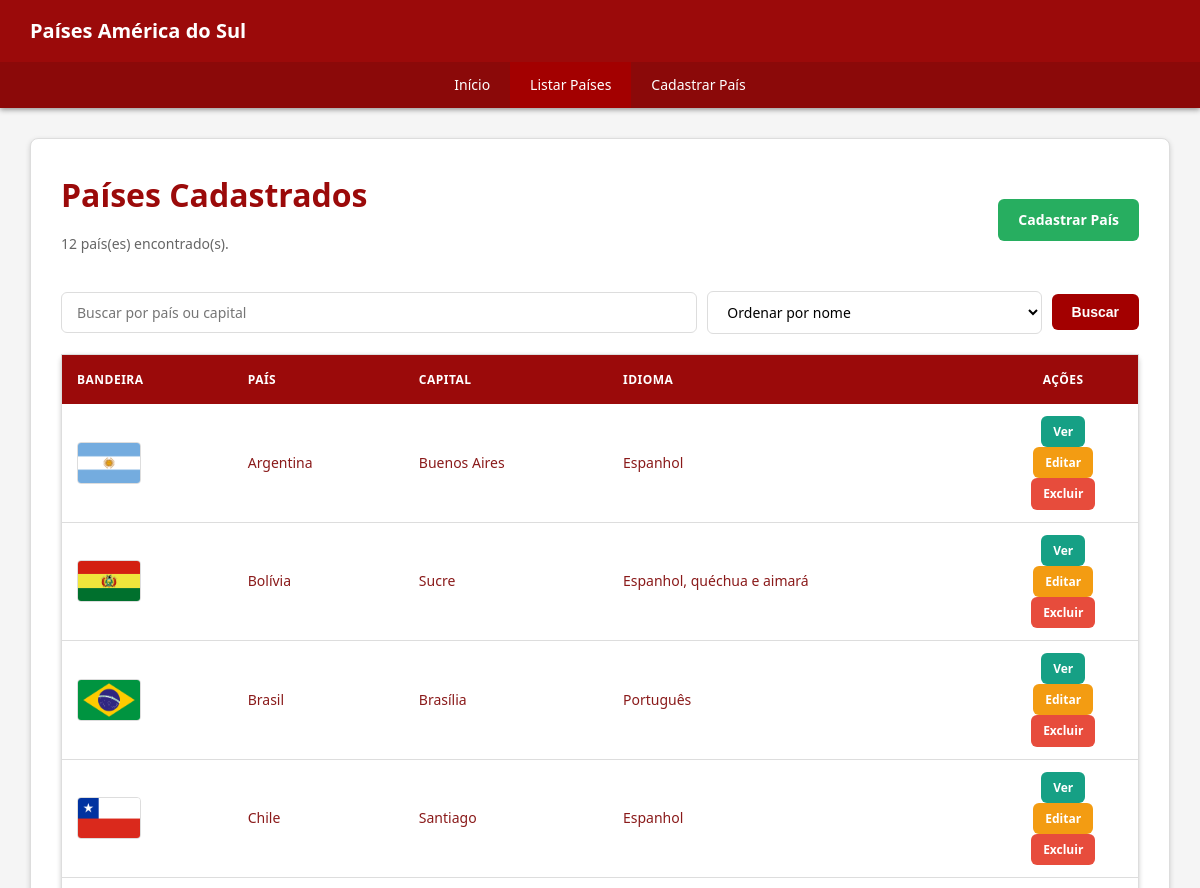
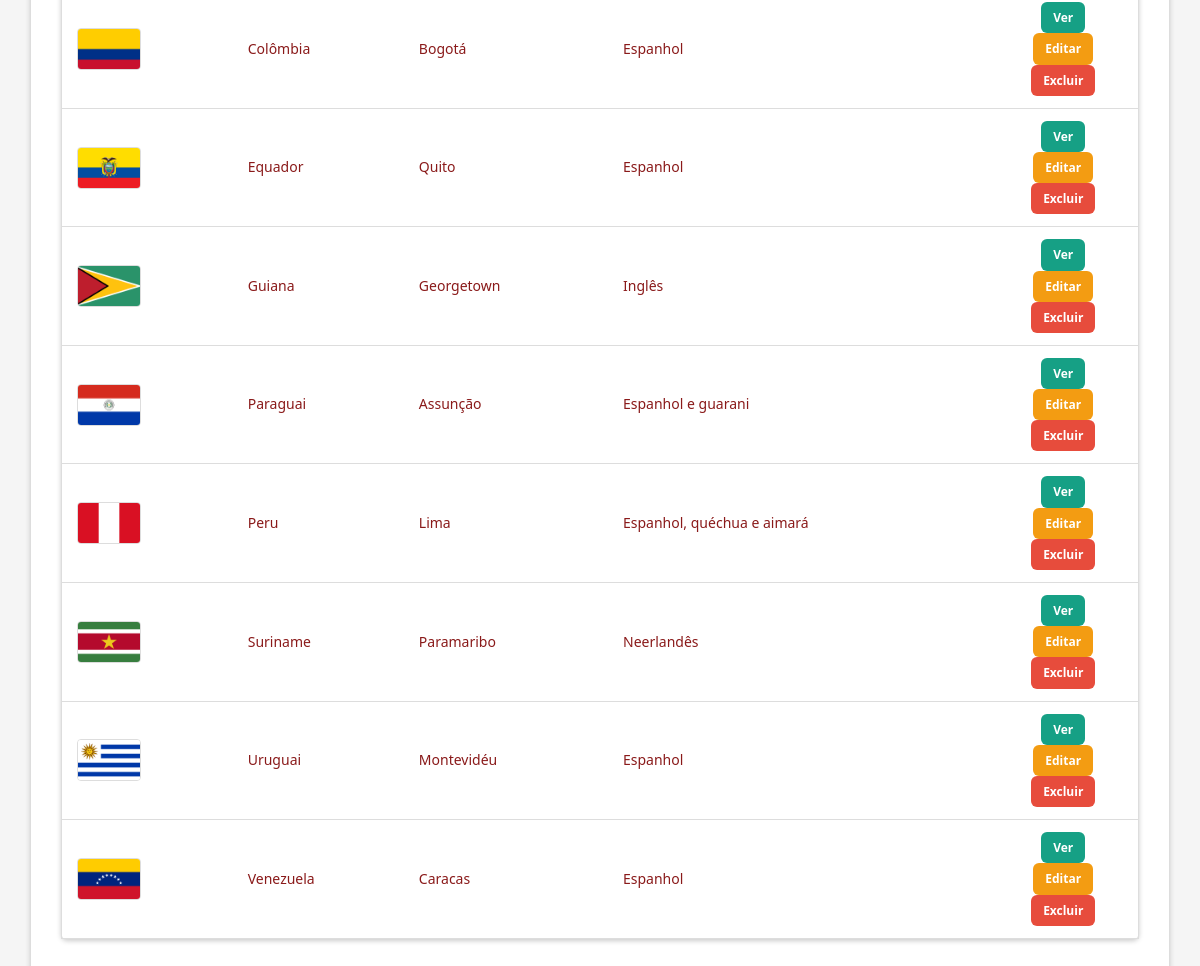
Page /listar_pais.php on the committed database (2 pictures, top to bottom).
### tables this page shows
CREATE TABLE IF NOT EXISTS paises (
    id INT UNSIGNED AUTO_INCREMENT PRIMARY KEY,
    nome VARCHAR(100) NOT NULL UNIQUE,
    capital VARCHAR(100) NOT NULL,
    idioma VARCHAR(100) NOT NULL,
    moeda VARCHAR(100) NOT NULL,
    populacao VARCHAR(100) NOT NULL,
    area VARCHAR(100) NOT NULL,
    presidente VARCHAR(100) NOT NULL,
    idh DECIMAL(4,3) NOT NULL,
    pib VARCHAR(100) NOT NULL,
    educacao VARCHAR(100) NOT NULL,
    seguranca VARCHAR(100) NOT NULL,
    saude VARCHAR(100) NOT NULL,
    descricao TEXT NOT NULL,
    bandeira VARCHAR(255) NOT NULL,
    criado_em TIMESTAMP DEFAULT CURRENT_TIMESTAMP,
    atualizado_em TIMESTAMP DEFAULT CURRENT_TIMESTAMP ON UPDATE CURRENT_TIMESTAMP
);

### listar_pais.php (the view, shortened to what this page needs)
<?php
require 'conexao.php';
$busca = trim($_GET['busca'] ?? '');
$ordem = ($_GET['ordem'] ?? 'nome') === 'id' ? 'id' : 'nome';
$sql = 'SELECT * FROM paises';
$params = [];
$sql .= " ORDER BY $ordem ASC";
$stmt = $pdo->prepare($sql); $stmt->execute($params); $paises = $stmt->fetchAll();
$paginaAtual = 'listar_pais.php'; require 'menu.php';
?>
<main class="container">
    <section class="secao">
        <div class="titulo-linha"><div><h1>Países Cadastrados</h1><p><?= count($paises) ?> país(es) encontrado(s).</p></div><a class="btn btn-sucesso" href="cadastrar_pais.php">Cadastrar País</a></div>
        <form class="filtros" method="get">
            <input type="text" name="busca" value="<?= htmlspecialchars($busca) ?>" placeholder="Buscar por país ou capital">
            <select name="ordem"><option value="nome">Ordenar por nome</option><option value="id" <?= $ordem === 'id' ? 'selected' : '' ?>>Ordem de cadastro</option></select>
            <button class="btn btn-primario" type="submit">Buscar</button>
        </form>
        <?php if (!$paises): ?><div class="alerta alerta-info">Nenhum país encontrado. <a href="cadastrar_pais.php">Cadastre o primeiro país.</a></div>
        <?php else: ?><div class="tabela-responsiva"><table><thead><tr><th>Bandeira</th><th>País</th><th>Capital</th><th>Idioma</th><th class="coluna-acoes">Ações</th></tr></thead><tbody>
            <?php foreach ($paises as $pais): ?><tr>
                <td><img class="bandeira-mini" src="imagens/<?= rawurlencode($pais['bandeira']) ?>" alt="Bandeira de <?= htmlspecialchars($pais['nome']) ?>"></td>
                <td><?= htmlspecialchars($pais['nome']) ?></td><td><?= htmlspecialchars($pais['capital']) ?></td><td><?= htmlspecialchars($pais['idioma']) ?></td>
                <td class="coluna-acoes"><a class="btn btn-info btn-pequeno" href="detalhes.php?id=<?= $pais['id'] ?>">Ver</a><a class="btn btn-alerta btn-pequeno" href="editar_pais.php?id=<?= $pais['id'] ?>">Editar</a><a class="btn btn-perigo btn-pequeno" href="excluir_pais.php?id=<?= $pais['id'] ?>">Excluir</a></td>
            </tr><?php endforeach; ?>
        </tbody></table></div><?php endif; ?>
    </section>
</main>
</body></html>

### css/style.css (style rules this page uses)
:root { --cor-primaria: #9b0a0a; --cor-secundaria: #a30000; --cor-sucesso: #27ae60; --cor-alerta: #f39c12; --cor-perigo: #e74c3c; --cor-info: #16a085; --cor-fundo: #f5f5f5; --cor-fundo-claro: #ffffff; --cor-texto: #8a1a1a; --cor-texto-claro: #666; --cor-borda: #ddd; }
* { margin: 0; padding: 0; box-sizing: border-box; }
html { scroll-behavior: smooth; }
body { font-family: 'Segoe UI', Tahoma, Geneva, Verdana, sans-serif; font-size: 14px; line-height: 1.6; color: var(--cor-texto); background-color: var(--cor-fundo); display: flex; flex-direction: column; min-height: 100vh; }
.container { max-width: 1200px; margin: 0 auto; padding: 30px; width: 100%; flex: 1; }
main { flex: 1; }
.secao { background: var(--cor-fundo-claro); padding: 30px; margin-bottom: 20px; border-radius: 8px; border: 1px solid var(--cor-borda); box-shadow: 0 2px 5px #ccc; }
.secao p { margin-bottom: 15px; color: var(--cor-texto-claro); line-height: 1.8; }
h1 { color: var(--cor-primaria); font-size: 32px; margin-bottom: 10px; }
.btn { display: inline-block; padding: 10px 20px; border: none; border-radius: 6px; font-size: 14px; font-weight: 600; cursor: pointer; text-decoration: none; text-align: center; }
.btn-primario { background-color: var(--cor-secundaria); color: white; }
.btn-sucesso { background-color: var(--cor-sucesso); color: white; }
.btn-alerta { background-color: var(--cor-alerta); color: white; }
.btn-perigo { background-color: var(--cor-perigo); color: white; }
.btn-info { background-color: var(--cor-info); color: white; }
.btn-pequeno { padding: 8px 15px; font-size: 12px; }
.titulo-linha { display: flex; align-items: center; justify-content: space-between; gap: 20px; flex-wrap: wrap; }
.filtros { display: flex; gap: 10px; align-items: center; margin: 20px 0; }
.filtros input { flex: 2 1 0; min-width: 0; }
.filtros select { flex: 1 1 0; width: auto; }
.bandeira-mini { display: block; width: 64px; height: 42px; object-fit: cover; border: 1px solid var(--cor-borda); border-radius: 5px; border-radius: 4px; }
input[type="text"], input[type="email"], input[type="password"], input[type="number"], input[type="date"], input[type="file"], select, textarea { width: 100%; padding: 10px 15px; border: 1px solid var(--cor-borda); border-radius: 6px; font-size: 14px; font-family: inherit; background-color: var(--cor-fundo-claro); }
table { width: 100%; border-collapse: collapse; background: var(--cor-fundo-claro); border: 1px solid var(--cor-borda); margin: 20px 0; border-radius: 6px; box-shadow: 0 2px 5px #ccc; }
table thead { background-color: var(--cor-primaria); color: white; }
table th { padding: 15px; text-align: left; font-weight: 600; text-transform: uppercase; font-size: 12px; letter-spacing: 0.5px; }
table td { padding: 12px 15px; border-bottom: 1px solid var(--cor-borda); }
table tbody tr { border-bottom: 1px solid var(--cor-borda); }
table tbody tr:last-child td { border-bottom: none; }
.coluna-acoes { text-align: center; width: 150px; }
.coluna-acoes a, .coluna-acoes button { margin: 0 5px; font-size: 12px; padding: 6px 12px; }

### rows in the picture
paises: bandeira+nome (picture), nome "Argentina", capital "Buenos Aires", idioma "Espanhol"
paises: bandeira (picture), nome "Bolívia", capital "Sucre", idioma "Espanhol, quéchua e aimará"
paises: bandeira+nome (picture), nome "Brasil", capital "Brasília", idioma "Português"
paises: bandeira+nome (picture), nome "Chile", capital "Santiago", idioma "Espanhol"
paises: bandeira (picture), nome "Colômbia", capital "Bogotá", idioma "Espanhol"
paises: bandeira+nome (picture), nome "Equador", capital "Quito", idioma "Espanhol"
paises: bandeira+nome (picture), nome "Guiana", capital "Georgetown", idioma "Inglês"
paises: bandeira (picture), nome "Paraguai", capital "Assunção", idioma "Espanhol e guarani"
paises: bandeira+nome (picture), nome "Peru", capital "Lima", idioma "Espanhol, quéchua e aimará"
paises: bandeira+nome (picture), nome "Suriname", capital "Paramaribo", idioma "Neerlandês"
paises: bandeira (picture), nome "Uruguai", capital "Montevidéu", idioma "Espanhol"
paises: bandeira+nome (picture), nome "Venezuela", capital "Caracas", idioma "Espanhol"

### other values in the picture
$rotulo "Início Listar Países Cadastrar País"
count($paises) "12"
